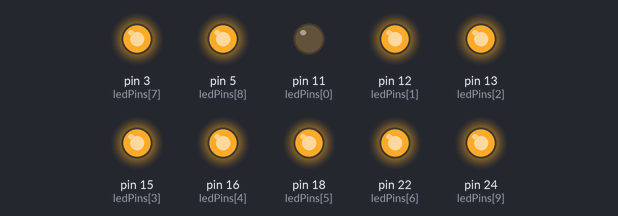
Recording of a program running on a simulated Raspberry Pi (header pin numbers). Parts: output pins drawn as LEDs (lit = HIGH).

Above: at 0.2 s.
At 1.2 s:
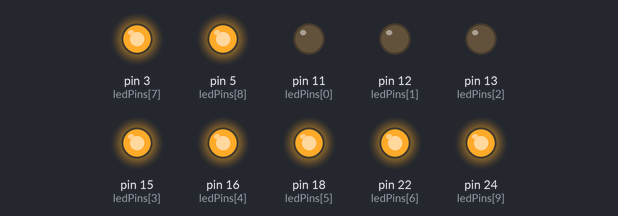
At 2.7 s:
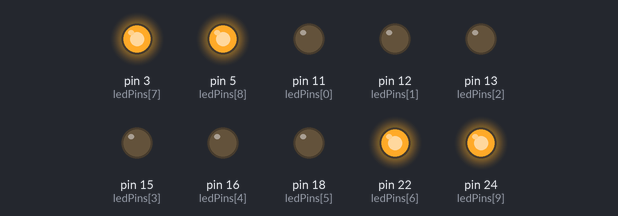
At 6.2 s:
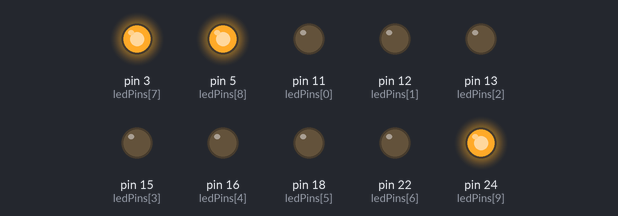
At 8.7 s:
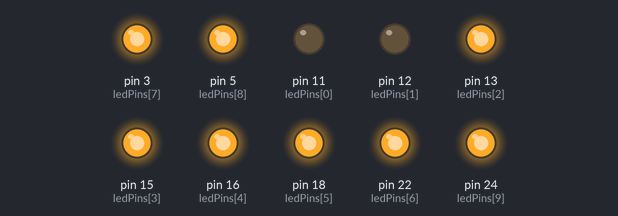
At 12.2 s:
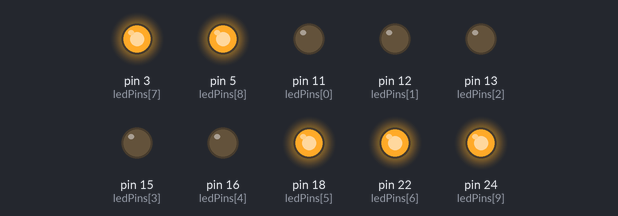
Timing chart, 0 to 13.0 s (numbered marks = the images above):
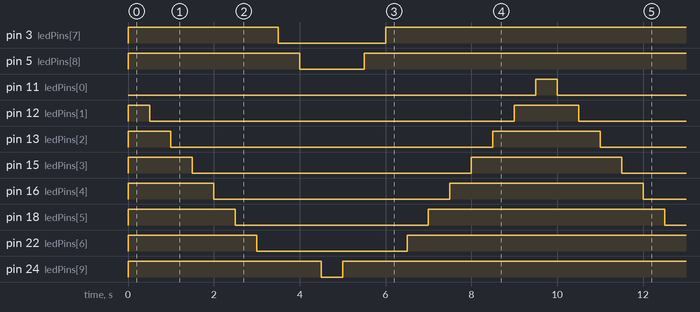

Measured:
- by itself, pin 3 (ledPins[7]): alternates HIGH for 7.5 s and LOW for 2.5 s
- by itself, pin 5 (ledPins[8]): alternates HIGH for 8.5 s and LOW for 1.5 s
- by itself, pin 11 (ledPins[0]): alternates HIGH for 0.50 s and LOW for 9.5 s
- by itself, pin 12 (ledPins[1]): alternates HIGH for 1.5 s and LOW for 8.5 s
- by itself, pin 13 (ledPins[2]): alternates HIGH for 2.5 s and LOW for 7.5 s
- by itself, pin 15 (ledPins[3]): alternates HIGH for 3.5 s and LOW for 6.5 s
- by itself, pin 16 (ledPins[4]): alternates HIGH for 4.5 s and LOW for 5.5 s
- by itself, pin 18 (ledPins[5]): alternates HIGH for 5.5 s and LOW for 4.5 s

The program:

BuildAndFall.py
```python
import RPi.GPIO as GPIO
import time

ledPins = [11, 12, 13, 15, 16, 18, 22, 3, 5, 24]

def setup():
    GPIO.setmode(GPIO.BOARD)
    GPIO.setup(ledPins, GPIO.OUT)
    GPIO.output(ledPins, GPIO.HIGH)

def loop():
    while True:
        for ledPin in ledPins:
            GPIO.output(ledPin, GPIO.LOW)
            time.sleep(0.5)

        for ledPin in ledPins[::-1]:
            GPIO.output(ledPin, GPIO.HIGH)
            time.sleep(0.5)

def destroy():
    GPIO.cleanup()
    print('cleaned up')

if __name__ == '__main__':
    setup()
    try:
        loop()
    except KeyboardInterrupt:
        destroy()
```
